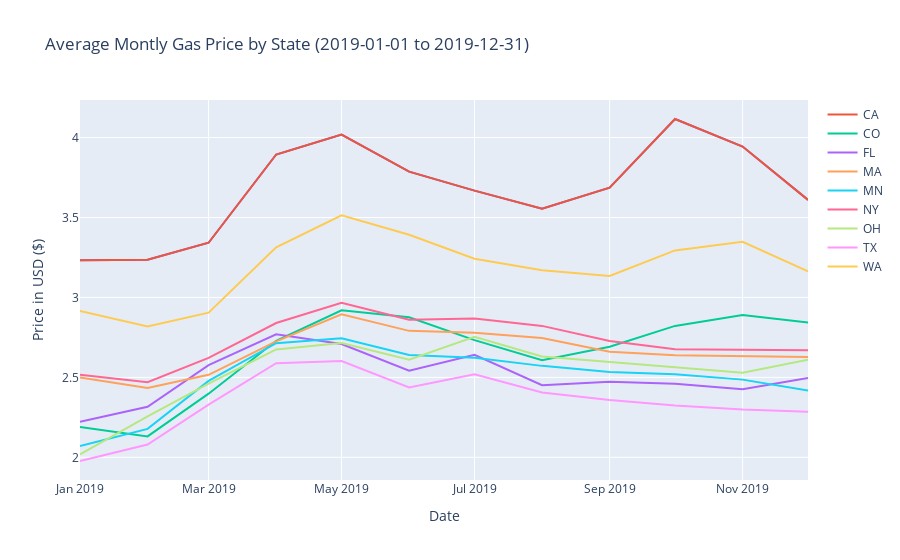

This figure's notebook cell:
### Markdown cell above
#### A line chart to inspect the data

### Code cell
df = by_city_df
labels = df.columns[1:,]
fig = px.line(df, x="Date", y="CA", 
              title=f"Average Montly Gas Price by State ({start_date.date()} to {end_date.date()}) ")
for col in df.columns[1:,]:
    #print(col)
    fig.add_scatter(x=df['Date'],y=df[col], mode="lines", name=col)
y_title = 'Price in USD ($)'
fig.update_yaxes(title_text=y_title)

fig
